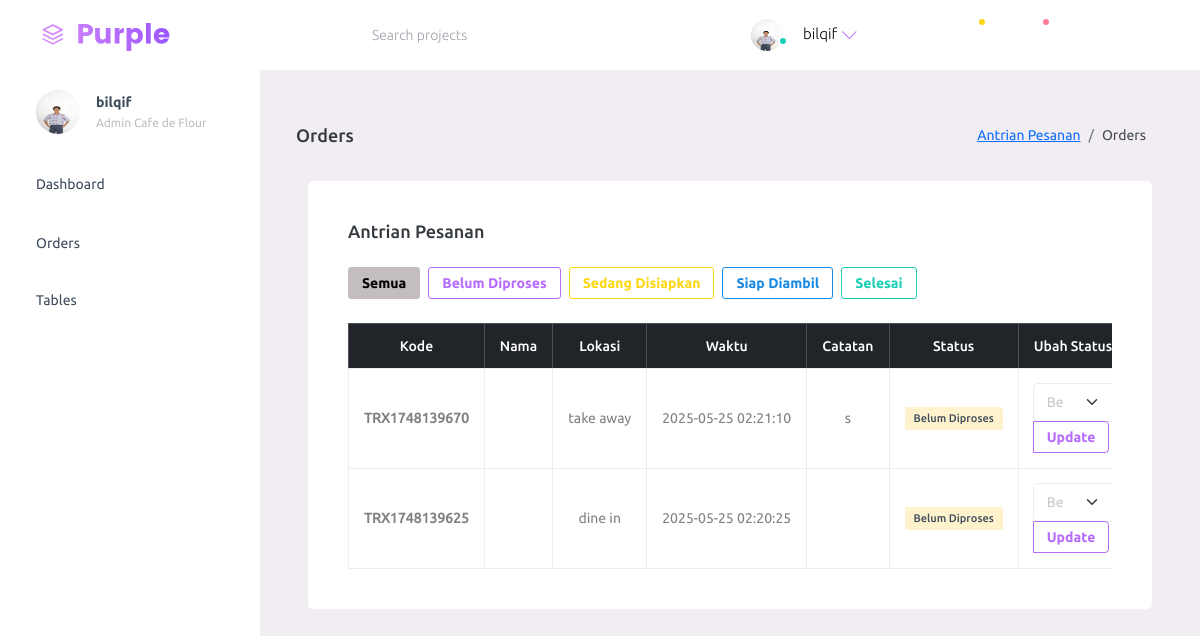
/website/purple-free/dist/backend/transaksi/antrian.php (signed in), run on the app's committed database.
### tables this page shows
CREATE TABLE `transaksi` (
  `id_transaksi` int NOT NULL,
  `kode_transaksi` varchar(50) DEFAULT NULL,
  `id_pelanggan` int DEFAULT NULL,
  `nama_pelanggan` varchar(100) DEFAULT NULL,
  `id_kasir` int DEFAULT NULL,
  `tanggal` date DEFAULT NULL,
  `waktu` time DEFAULT NULL,
  `lokasi` enum('dine in','take away') DEFAULT NULL,
  `total_harga` int DEFAULT NULL,
  `bayar` int DEFAULT NULL,
  `kembali` int DEFAULT NULL,
  `catatan` text,
  `metode` varchar(50) DEFAULT NULL,
  `status` varchar(50) DEFAULT NULL,
  `metode_pembayaran` varchar(50) DEFAULT 'tunai',
  `kode_promo` varchar(50) DEFAULT NULL,
  `diskon` int DEFAULT '0',
  `total_setelah_diskon` int DEFAULT '0'
);

### website/purple-free/dist/backend/transaksi/antrian.php (the view, shortened to what this page needs)
<?php
include '../../../../../config/koneksi.php';
$status_filter = $_GET['status'] ?? '';
$query = "SELECT * FROM transaksi WHERE status != 'Selesai'";
$query .= " ORDER BY id_transaksi DESC";
$result = mysqli_query($conn, $query);
$nama_kasir = strtolower($_SESSION['nama_kasir']);
$foto_kasir = "../../assets/images/faces/" . $nama_kasir . ".jpeg";
?>
<!DOCTYPE html>
<html lang="en">
    <head>
        <link rel="stylesheet" href="https://cdn.jsdelivr.net/npm/bootstrap@5.3.0/dist/css/bootstrap.min.css">
    <link rel="stylesheet" href="../../assets/vendors/mdi/css/materialdesignicons.min.css">
    <link rel="stylesheet" href="../../assets/vendors/ti-icons/css/themify-icons.css">
    <link rel="stylesheet" href="../../assets/vendors/css/vendor.bundle.base.css">
    <link rel="stylesheet" href="../../assets/vendors/font-awesome/css/font-awesome.min.css">
    <link rel="stylesheet" href="../../assets/css/style.css">
  </head>
  <body>
    <div class="container-scroller">
      <nav class="navbar default-layout-navbar col-lg-12 col-12 p-0 fixed-top d-flex flex-row">
        <div class="text-center navbar-brand-wrapper d-flex align-items-center justify-content-start">
          <a class="navbar-brand brand-logo" href="../../index.php"><img src="../../assets/images/logo.svg" alt="logo" /></a>
        </div>
        <div class="navbar-menu-wrapper d-flex align-items-stretch">
          <button class="navbar-toggler navbar-toggler align-self-center" type="button" data-toggle="minimize">
            <span class="mdi mdi-menu"></span>
          </button>
          <div class="search-field d-none d-md-block">
            <form class="d-flex align-items-center h-100" action="#">
              <div class="input-group">
                <div class="input-group-prepend bg-transparent">
                  <i class="input-group-text border-0 mdi mdi-magnify"></i>
                </div>
                <input type="text" class="form-control bg-transparent border-0" placeholder="Search projects">
              </div>
            </form>
          </div>
          <ul class="navbar-nav navbar-nav-right">
            <li class="nav-item nav-profile dropdown">
              <a class="nav-link dropdown-toggle" id="profileDropdown" href="#" data-bs-toggle="dropdown" aria-expanded="false">
                <div class="nav-profile-img">
                  <img src="<?php echo $foto_kasir; ?>" alt="image">
                  <span class="availability-status online"></span>
                </div>
                <div class="nav-profile-text">
                  <p class="mb-1 text-black"><?php echo htmlspecialchars($_SESSION['nama_kasir']); ?></p>
                </div>
              </a>
            </li>
            <li class="nav-item d-none d-lg-block full-screen-link">
              <a class="nav-link">
                <i class="mdi mdi-fullscreen" id="fullscreen-button"></i>
              </a>
            </li>
            <li class="nav-item dropdown">
              <a class="nav-link count-indicator dropdown-toggle" id="messageDropdown" href="#" data-bs-toggle="dropdown" aria-expanded="false">
                <i class="mdi mdi-email-outline"></i>
                <span class="count-symbol bg-warning"></span>
              </a>
            </li>
            <li class="nav-item dropdown">
              <a class="nav-link count-indicator dropdown-toggle" id="notificationDropdown" href="#" data-bs-toggle="dropdown">
                <i class="mdi mdi-bell-outline"></i>
                <span class="count-symbol bg-danger"></span>
              </a>
            </li>
            <li class="nav-item nav-logout d-none d-lg-block">
              <a class="nav-link" href="#">
                <i class="mdi mdi-power"></i>
              </a>
            </li>
            <li class="nav-item nav-settings d-none d-lg-block">
              <a class="nav-link" href="#">
                <i class="mdi mdi-format-line-spacing"></i>
              </a>
            </li>
          </ul>
        </div>
      </nav>
      <div class="container-fluid page-body-wrapper">
        <nav class="sidebar sidebar-offcanvas" id="sidebar">
          <ul class="nav">
            <li class="nav-item nav-profile">
              <a href="#" class="nav-link">
                <div class="nav-profile-image">
                  <img src="<?php echo $foto_kasir; ?>" alt="profile" />
                </div>
                <div class="nav-profile-text d-flex flex-column">
                  <span class="font-weight-bold mb-2"><?php echo htmlspecialchars($_SESSION['nama_kasir']); ?></span>
                  <span class="text-secondary text-small">Admin Cafe de Flour</span>
                </div>
                <i class="mdi mdi-bookmark-check text-success nav-profile-badge"></i>
              </a>
            </li>
            <li class="nav-item">
              <a class="nav-link" href="../../index.php">
                <span class="me\\nu-title">Dashboard</span>
                <i class="mdi mdi-home menu-icon"></i>
              </a>
            </li>
            <li class="nav-item">
              <a class="nav-link" data-bs-toggle="collapse" href="#charts" aria-expanded="false" aria-controls="charts">
                <span class="menu-title">Orders</span>
                <i class="mdi mdi-chart-bar menu-icon"></i>
              </a>
            </li>
            <li class="nav-item">
              <a class="nav-link" data-bs-toggle="collapse" href="#tables" aria-expanded="false" aria-controls="tables">
                <span class="menu-title">Tables</span>
                <i class="mdi mdi-table-large menu-icon"></i>
              </a>
            </li>
          </ul>
        </nav>
        <div class="main-panel">
          <div class="content-wrapper">
            <div class="page-header">
              <h3 class="page-title">Orders</h3>
              <nav aria-label="breadcrumb">
                <ol class="breadcrumb">
                  <li class="breadcrumb-item"><a href="#">Antrian Pesanan</a></li>
                  <li class="breadcrumb-item active" aria-current="page">Orders</li>
                </ol>
              </nav>
            </div>
    <div class="container mt-4">
    <div class="card">
        <div class="card-body">
            <h3 class="card-title mb-4">Antrian Pesanan</h3>
            <div class="mb-4 d-flex flex-wrap gap-2">
                <a href="antrian.php" class="btn btn-outline-secondary btn-sm <?= $status_filter == '' ? 'active' : '' ?>">Semua</a>
                <a href="?status=Belum Diproses" class="btn btn-outline-primary btn-sm <?= $status_filter == 'Belum Diproses' ? 'active' : '' ?>">Belum Diproses</a>
                <a href="?status=Sedang Disiapkan" class="btn btn-outline-warning btn-sm <?= $status_filter == 'Sedang Disiapkan' ? 'active' : '' ?>">Sedang Disiapkan</a>
                <a href="?status=Siap Diambil" class="btn btn-outline-info btn-sm <?= $status_filter == 'Siap Diambil' ? 'active' : '' ?>">Siap Diambil</a>
                <a href="?status=Selesai" class="btn btn-outline-success btn-sm <?= $status_filter == 'Selesai' ? 'active' : '' ?>">Selesai</a>
            </div>
            <div class="table-responsive">
                <table class="table table-hover table-bordered">
                    <thead class="table-dark text-center">
                        <tr>
                            <th>Kode</th>
                            <th>Nama</th>
                            <th>Lokasi</th>
                            <th>Waktu</th>
                            <th>Catatan</th>
                            <th>Status</th>
                            <th>Ubah Status</th>
                        </tr>
                    </thead>
                    <tbody class="text-center">
                        <?php while ($row = mysqli_fetch_assoc($result)) { ?>
                            <tr>
                                <td><strong><?= $row['kode_transaksi'] ?></strong></td>
                                <td><?= $row['nama_pelanggan'] ?></td>
                                <td><?= $row['lokasi'] ?></td>
                                <td><?= $row['tanggal'] ?> <?= $row['waktu'] ?></td>
                                <td><?= $row['catatan'] ?></td>
                                <td>
                                    <span class="badge text-dark
                                        <?= $row['status'] == 'Belum Diproses' ? 'bg-secondary text-dark highlight-baru' : '' ?>
                                        <?= $row['status'] == 'Sedang Disiapkan' ? 'bg-warning text-dark' : '' ?>
                                        <?= $row['status'] == 'Siap Diambil' ? 'bg-info text-light' : '' ?>
                                        <?= $row['status'] == 'Selesai' ? 'bg-success' : '' ?>">
                                        <?= $row['status'] ?>
                                    </span>
                                </td>
                                <td>
                                    <form method="POST" action="../../backend/transaksi/update_status.php">
                                        <div class="input-group input-group-sm">
                                            <select name="status" class="form-select">
                                                <option value="Belum Diproses" <?= $row['status'] == 'Belum Diproses' ? 'selected' : '' ?>>Belum Diproses</option>
                                            </select>
                                            <button type="submit" class="btn btn-sm btn-outline-primary">Update</button>
                                        </div>
                                    </form>
                                </td>
                            </tr>
                        <?php } ?>
                    </tbody>
                </table>
            </div>
        </div>
    </div>
</div>
        </div>
      </div>
    </div>
  </body>
</html>

### website/purple-free/dist/backend/transaksi/antrian.php (style rules this page uses)
.highlight-baru { background-color: #fff3cd !important; animation: pulse 1s infinite alternate; }

### data on the page
transaksi: kode_transaksi "TRX1748139670", lokasi "take away", tanggal "2025-05-25", waktu "02:21:10", catatan "s", status "Belum Diproses"
transaksi: kode_transaksi "TRX1748139625", lokasi "dine in", tanggal "2025-05-25", waktu "02:20:25", status "Belum Diproses"

### other printed values
$_SESSION['nama_kasir'] "bilqif"
